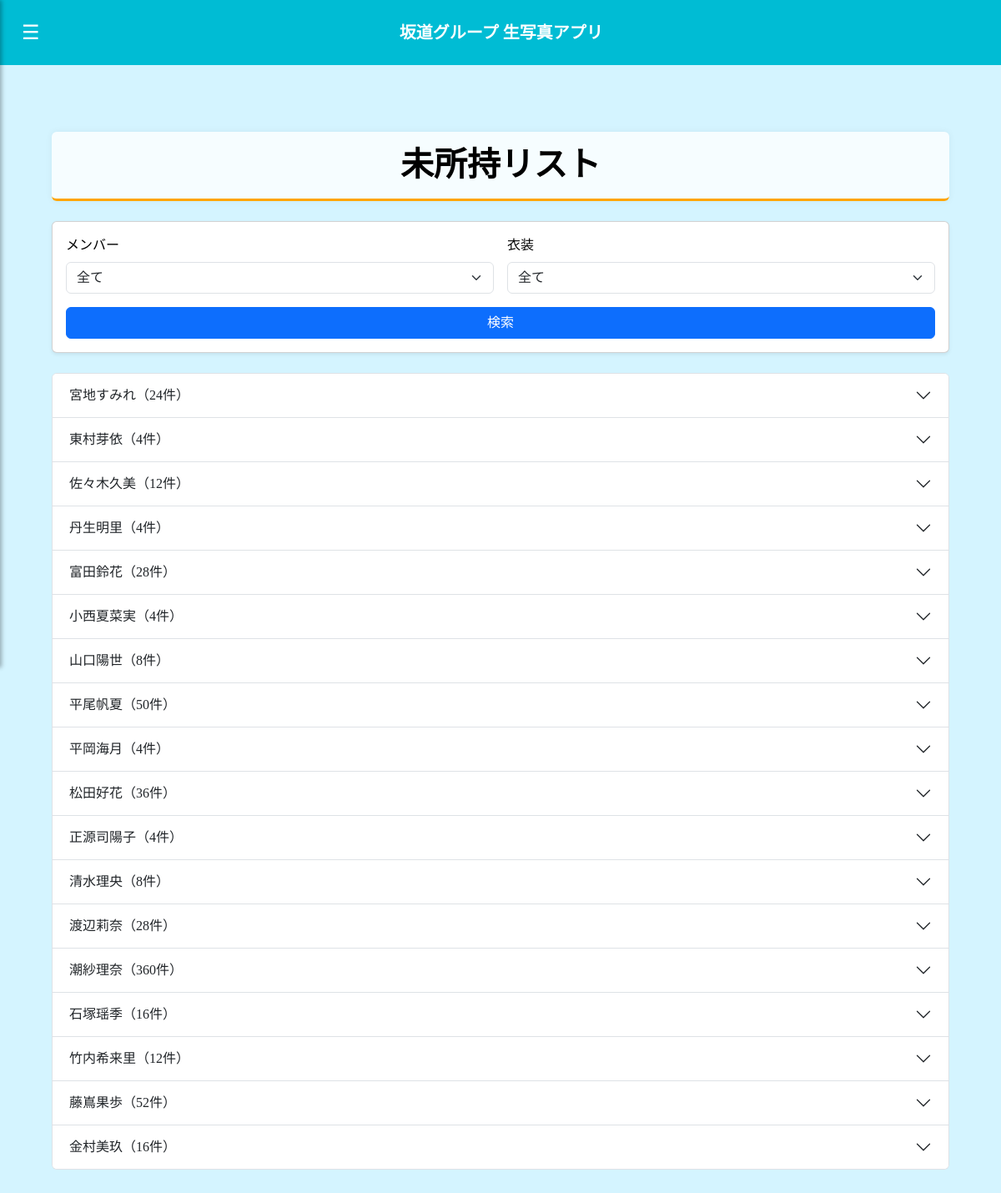
Screenshot of /missing/hinatazaka (signed in) with the database file from the repository.
### models.py (models this page shows)
class Photo(db.Model):
    id = db.Column(db.Integer, primary_key=True)
    member = db.Column(db.String(64), nullable=False)
    costume = db.Column(db.String(128), nullable=False)
    photo_type = db.Column(db.String(64), nullable=False)
    group_key = db.Column(db.String(64), nullable=False)
    group = db.Column(db.String(64), nullable=False)
    __table_args__ = (
        db.UniqueConstraint('member', 'costume', 'photo_type', 'group_key', name='_photo_uc'),
    )

### app.py (the view)
@app.route('/missing/<group_key>', methods=['GET'])
@login_required
def missing(group_key):  # ←ここを追加！
    search_member = request.args.get('member', '')
    search_costume = request.args.get('costume', '')
    group_colors = {
        'nogizaka': 'bg-nogi',
        'sakurazaka': 'bg-sakura',
        'hinatazaka': 'bg-hinata'
    }.get(group_key, 'bg-default')
    grouped = get_missing_photos(search_member, search_costume, group_key)
    costume_set = set()
    for photos in grouped.values():
        for photo in photos:
            costume = (photo.get('costume') or '').strip()
            if costume:
                costume_set.add(costume)
    costume_list = sorted(costume_set)
    return render_template(
        'missing.html',
        endpoint=request.endpoint,
        grouped_missing=grouped,
        group_key=group_key,
        group_color=group_colors,
        search_member=search_member,
        search_costume=search_costume,
        costume_list=costume_list
    )

### app.py (called while the page is built)
@app.context_processor
def inject_endpoint():
    from flask import request
    return dict(endpoint=request.endpoint)

@login_manager.user_loader
def load_user(user_id):
    return User.query.get(int(user_id))

@app.before_request
def make_session_permanent():
    session.permanent = True

### models.py (called while the page is built)
    @property
    def icon_url(self):
        from flask import url_for
        if self.icon_filename:
            return url_for('static', filename='uploads/icons/' + self.icon_filename)
        else:
            return url_for('static', filename='images/default_icon.png')

### templates/missing.html (shortened to what this page needs)
{% extends "base.html" %}
{% block content %}
<div class="container mt-4">
  <div class="text-center mb-4">
    <h1 class="display-5 fw-bold text-black p-3 rounded section-title">未所持リスト</h1>
  </div>
  <div class="card shadow-sm mb-4">
    <div class="card-body">
      <form method="get" action="{{ url_for('missing', group_key=group_key) }}">
        <div class="row g-3">
          <div class="col-md-6">
            <label for="member" class="form-label text-black">メンバー</label>
            <select id="member" name="member" class="form-select select2">
              <option value="">全て</option>
            </select>
          </div>
          <div class="col-md-6">
            <label for="costume" class="form-label text-black">衣装</label>
            <select id="costume" name="costume" class="form-select">
              <option value="">全て</option>
            </select>
          </div>
        </div>
        <div class="mt-3">
          <button type="submit" class="btn btn-primary w-100">検索</button>
        </div>
      </form>
    </div>
  </div>
  {% if not grouped_missing %}
    <div class="alert alert-success text-center">
      🎉 全ての生写真を所持しています！
    </div>
  {% else %}
    <div class="accordion" id="accordionMissingList">
      {% for member, photos in grouped_missing.items() %}
        {% if photos %}
          <div class="accordion-item">
            <h2 class="accordion-header" id="heading-{{ loop.index }}">
              <button class="accordion-button collapsed" type="button" data-bs-toggle="collapse"
                      data-bs-target="#collapse-{{ loop.index }}" aria-expanded="false"
                      aria-controls="collapse-{{ loop.index }}">
                {{ member }}（{{ photos|length }}件）
              </button>
            </h2>
          </div>
        {% endif %}
      {% endfor %}
    </div>
  {% endif %}
</div>
{% endblock %}

### static/css/style.css (style rules this page uses)
body { font-family: 'Noto Serif JP', serif; overflow-x: hidden; background-color: #f8f9fa; }
.container { padding: 1rem; }
.section-title { border-bottom: 3px solid orange; background-color: rgba(255, 255, 255, 0.8); font-weight: bold; font-size: 2.5rem; border-radius: 1rem; box-shadow: 0 0 10px rgba(0, 0, 0, 0.05); padding: 0.5rem 1rem; }
.bg-hinata { background-color: #d4f4ff !important; }

### rows the page displays
Photo: member "宮地すみれ", photos "24"
Photo: member "東村芽依", photos "4"
Photo: member "佐々木久美", photos "12"
Photo: member "丹生明里", photos "4"
Photo: member "富田鈴花", photos "28"
Photo: member "小西夏菜実", photos "4"
Photo: member "山口陽世", photos "8"
Photo: member "平尾帆夏", photos "50"
Photo: member "平岡海月", photos "4"
Photo: member "松田好花", photos "36"
Photo: member "正源司陽子", photos "4"
Photo: member "清水理央", photos "8"
Photo: member "渡辺莉奈", photos "28"
Photo: member "潮紗理奈", photos "360"
Photo: member "石塚瑶季", photos "16"
Photo: member "竹内希来里", photos "12"
Photo: member "藤嶌果歩", photos "52"
Photo: member "金村美玖", photos "16"
